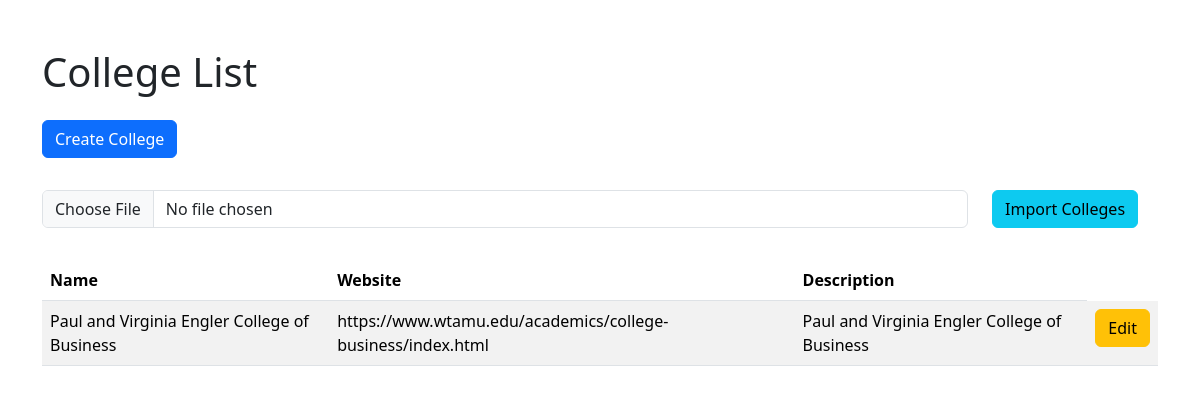
Page /colleges/ on the committed database.
### data/models.py (models this page shows, shortened)
class College(models.Model):
    college_name = models.CharField(
        max_length=100, help_text="The name of the College."
    )
    college_website = models.URLField(
        blank=True, null=True, help_text="The website of the College."
    )
    college_description = models.CharField(
        blank=True,
        null=True,
        max_length=200,
        help_text="The description of the College.",
    )

### data/views.py (the view)
# urls.py: path("colleges/", views.college_list, name="college_list"),
def college_list(request):
    colleges = College.objects.all()
    return render(request, "college/college-list.html", {"colleges": colleges})

### data/templates/college/college-list.html (shortened to what this page needs)
{% extends 'base.html' %}
{% block content %}
<h1 class="display-6 mb-4">College List</h1>
<a href="/colleges/new" class="btn btn-primary mb-3 me-5">Create College</a>
<form method="post" action="/colleges/import" enctype="multipart/form-data" class="my-3">
    <div class="row">
        <div class="col-10">
            <input class="form-control" type="file" id="csv_file" name="csv_file" required>
        </div>
        <div class="col-2">
            <button class="btn btn-info mb-3">Import Colleges</button>
        </div>
    </div>
</form>
<table class="table table-striped">
    <thead>
        <tr>
            <th scope="col">Name</th>
            <th scope="col">Website</th>
            <th scope="col">Description</th>
        </tr>
    </thead>
    <tbody>
        {% for college in colleges %}
        <tr>
            <td>{{ college.college_name }}</td>
            <td>{{ college.college_website }}</td>
            <td>{{ college.college_description }}</td>
            <td><a href="/colleges/{{ college.id }}" class="btn btn-warning">Edit</a></td>
        </tr>
        {% endfor %}
    </tbody>
</table>
{% endblock %}

### rows in the picture
College: college_name "Paul and Virginia Engler College of Business", college_website "https://www.wtamu.edu/academics/college-business/index.html", college_description "Paul and Virginia Engler College of Business"
